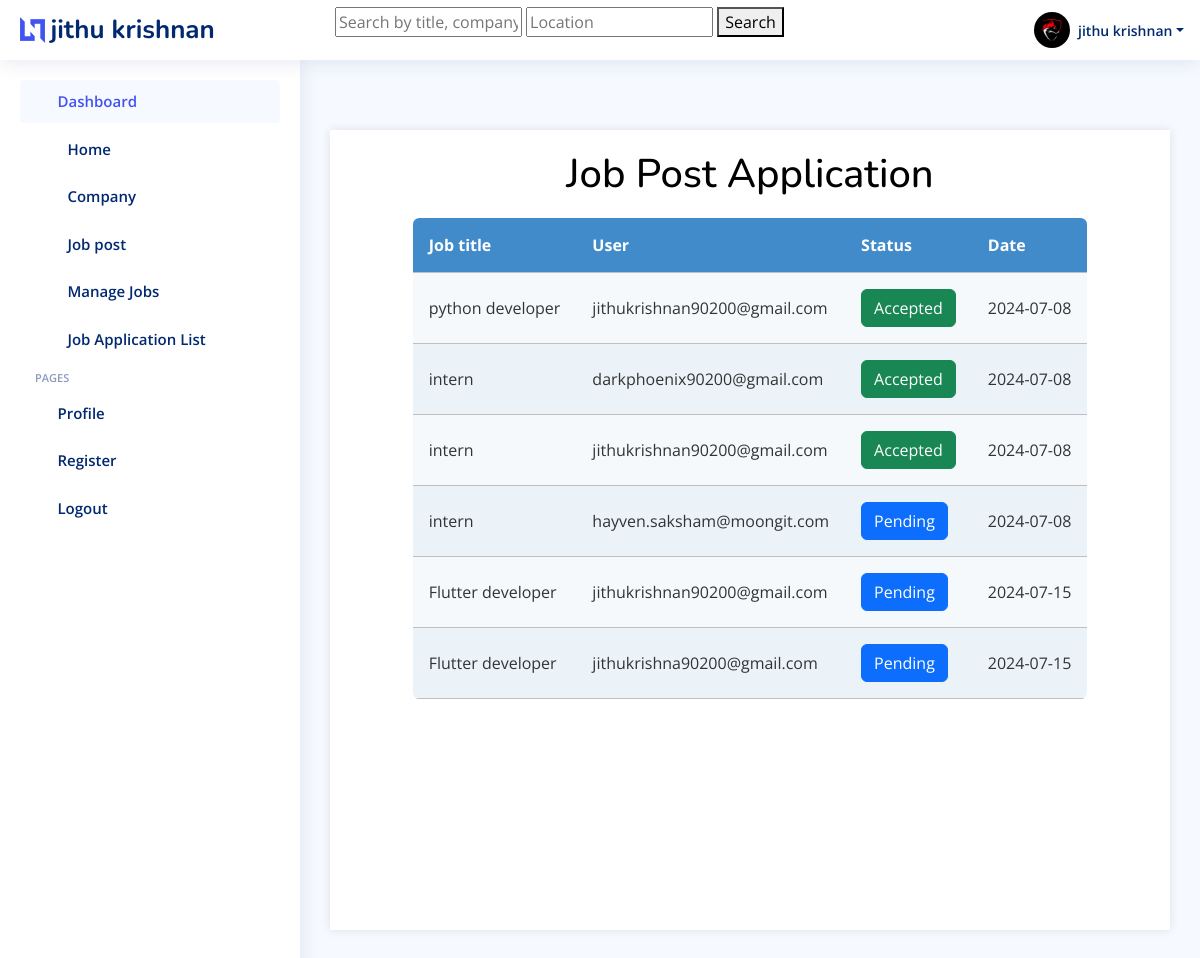
The page /job/job_application_list_stats (signed in) on the database its author committed.
### UserApplicant/models.py (models this page shows, shortened)
class User(AbstractUser):
    email = models.EmailField(unique=True)
    is_admin = models.BooleanField(default=False)
    is_employer=models.BooleanField(default=False)
    is_jobseeker=models.BooleanField(default=False)
    has_resume=models.BooleanField(default=False)
    has_company=models.BooleanField(default=False)
    is_verified =models.BooleanField(default=False)
    verification_token= models.CharField(max_length=64,unique=True,blank=True)
    is_blocked =models.BooleanField(default=False)

class Profile(models.Model):
    user =models.OneToOneField(User,on_delete=models.CASCADE)
    phone_number=models.CharField(max_length=15,blank=True, null=True)
    address=models.CharField(max_length=255,blank=True,null=True)
    profile_picture=models.ImageField(upload_to='profile_pictures/', blank=True,null=True)
    first_name=models.CharField(max_length=30,blank=True,null=True)
    last_name =models.CharField(max_length=30,blank=True,null=True)
    education=models.CharField(max_length=100,blank=True, null=True)
    gender=models.CharField(max_length=15,blank=True,null=True)
    date_of_birth =models.DateField(blank=True,null=True)
    about=models.TextField()
    job = models.CharField(max_length=50,blank=True,null=True)
    country=models.CharField(max_length=50,blank=True,null=True)
    skills= models.CharField(max_length=255, blank=True,null=True)
    x =models.URLField(max_length=255,blank=True,null=True)
    insta =models.URLField(max_length=255,blank=True,null=True)
    facebook=models.URLField(max_length=255,blank=True,null=True)
    linkedin =models.URLField(max_length=255,blank=True,null=True)

### Job/models.py (models this page shows, shortened)
class Apply_Job(models.Model):
    STATUS_CHOICES = [
        ('Pending', 'Pending'),
        ('Accepted', 'Accepted'),
        ('Rejected', 'Rejected'),
    ]
    user=models.ForeignKey(User,on_delete=models.CASCADE)
    job=models.ForeignKey(JobPost,on_delete=models.CASCADE)
    timestamp=models.DateTimeField(auto_now_add=True)
    status= models.CharField(max_length=10, choices=STATUS_CHOICES, default='Pending')

class JobPost(models.Model):
    EXPERIENCE_CHOICES = [
        ('0-1', '0-1 years'),
        ('1-3', '1-3 years'),
        ('3-5', '3-5 years'),
        ('5-10', '5-10 years'),
        ('10+', '10+ years'),
    ]
    JOB_TYPE_CHOICES = [
        ('Full-Time', 'Full-Time'),
        ('Part-Time', 'Part-Time'),
        ('Internship', 'Internship'),
    ]
    user=models.ForeignKey(User,on_delete=models.CASCADE)
    company=models.ForeignKey(Company,on_delete=models.CASCADE,default='Select Your Company')
    skills = models.ManyToManyField(Skills_job, blank=True)
    title=models.CharField(max_length=255,blank=True, null=True)
    education=models.ForeignKey(Education,on_delete=models.CASCADE, default='Highest Qualification')
    salary=models.ForeignKey(SalaryRange,on_delete=models.CASCADE, default='10000-20000')
    overview =models.TextField(max_length=255,blank=True,null=True)
    location=models.CharField(max_length=255,blank=True,null=True)
    job_type =models.CharField(max_length=10,choices=JOB_TYPE_CHOICES,null=True, default='Full-Time')
    experience= models.CharField(max_length=5,choices=EXPERIENCE_CHOICES,null=True)
    is_active= models.BooleanField(default=True)
    timestamp=models.DateTimeField(auto_now_add=True)

### Job/views.py (the view)
# urls.py: path('job_application_list_stats',views.JobApplicationListStatView.as_view(),name="job_application_list_stats"),
class JobApplicationListStatView(ListView):
    model=Apply_Job
    template_name = 'Job/Job_application_list_all.html'
    context_object_name="job_applications"
    def get_queryset(self):
        if self.request.user.is_authenticated and self.request.user.is_employer:
            return Apply_Job.objects.filter(job__user=self.request.user)
        else:
            return Apply_Job.objects.none()
    def dispatch(self, request, *args, **kwargs):
        if not request.user.is_authenticated or not request.user.is_employer:
            return HttpResponse("only for employer.")
        return super().dispatch(request, *args, **kwargs)

### templates/Job/Job_application_list_all.html (shortened to what this page needs)
{% extends 'Dashboard/Dashboard.html' %}
{% load widget_tweaks %}
{% load static %}
{% block header %}
{% if request.user.is_jobseeker%}
  <header id="header" class="header fixed-top d-flex align-items-center">
    <div class="d-flex align-items-center justify-content-between">
      <a href="index.html" class="logo d-flex align-items-center">
        <img src="{% static 'img/img/logo.png' %}" alt="">
        <span class="d-none d-lg-block">{{ request.user.jobseeker_profile.first_name }} {{ request.user.jobseeker_profile.last_name }}</span>
      </a>
      <i class="bi bi-list toggle-sidebar-btn"></i>
    </div>
<div class="search-bar">
  <form class="search-form d-flex align-items-center" method="POST" action="#">
    <input type="text" name="query" placeholder="Search" title="Enter search keyword">
    <button type="submit" title="Search"><i class="bi bi-search"></i></button>
  </form>
</div>
    <nav class="header-nav ms-auto">
      <ul class="d-flex align-items-center">
        <li class="nav-item d-block d-lg-none">
          <a class="nav-link nav-icon search-bar-toggle " href="#">
            <i class="bi bi-search"></i>
          </a>
        </li>
        <li class="nav-item dropdown pe-3">
          <a class="nav-link nav-profile d-flex align-items-center pe-0" href="#" data-bs-toggle="dropdown">
            {% if request.user.jobseeker_profile.profile_picture %}
                   <img src="{{ request.user.jobseeker_profile.profile_picture.url }}" alt="Profile" class="rounded-circle">
            {% else %}
                   <img src="{% static 'images/faces/face28.png' %}" alt="Default Profile Picture">
            {% endif %}
            <span class="d-none d-md-block dropdown-toggle ps-2">{{ request.user.jobseeker_profile.first_name }}
              {{ request.user.email}}
            </span>
          </a>
          <ul class="dropdown-menu dropdown-menu-end dropdown-menu-arrow profile">
            <li class="dropdown-header">
              <h6>{{ request.user.jobseeker_profile.first_name }} {{ request.user.jobseeker_profile.last_name }}</h6>
              <span>{{ request.user.jobseeker_profile.title}}</span>
            </li>
            <li>
              <hr class="dropdown-divider">
            </li>
            <li>
              <a class="dropdown-item d-flex align-items-center" href="{% url "update_profile_job" %}">
                <i class="bi bi-person"></i>
                <span>My Profile</span>
              </a>
            </li>
            <li>
              <hr class="dropdown-divider">
            </li>
            <li>
              <a class="dropdown-item d-flex align-items-center" href="{% url "update_profile_job" %}">
                <i class="bi bi-gear"></i>
                <span>Account Settings</span>
              </a>
            </li>
            <li>
              <hr class="dropdown-divider">
            </li>
            <li>
              <a class="dropdown-item d-flex align-items-center" href="pages-faq.html">
                <i class="bi bi-question-circle"></i>
                <span>Need Help?</span>
              </a>
            </li>
            <li>
              <hr class="dropdown-divider">
            </li>
            <li>
              <a class="dropdown-item d-flex align-items-center" href="{% url "logoutdone" %}">
                <i class="bi bi-box-arrow-right"></i>
                <span>Sign Out</span>
              </a>
            </li>
          </ul>
        </li>
      </ul>
    </nav>
  </header>
  {% elif request.user.is_employer %}
  <header id="header" class="header fixed-top d-flex align-items-center">
    <div class="d-flex align-items-center justify-content-between">
      <a href="index.html" class="logo d-flex align-items-center">
        <img src="{% static 'img/img/logo.png' %}" alt="">
        <span class="d-none d-lg-block">{{ request.user.profile.first_name }} {{ request.user.profile.last_name }}</span>
      </a>
      <i class="bi bi-list toggle-sidebar-btn"></i>
    </div>
{% block search %}
<form id="search-form" method="GET">
    <input type="text" id="search-input" name="search" placeholder="Search by title, company, or skills" value="{{ search_query }}">
    <input type="text" id="location-input" name="location" placeholder="Location" value="{{ location_query }}">
    <button type="submit">Search</button>
  </form>
{% endblock search %}
    <nav class="header-nav ms-auto">
      <ul class="d-flex align-items-center">
        <li class="nav-item dropdown pe-3">
          <a class="nav-link nav-profile d-flex align-items-center pe-0" href="#" data-bs-toggle="dropdown">
            {% if request.user.profile.profile_picture %}
                   <img src="{{ request.user.profile.profile_picture.url }}" alt="Profile" class="rounded-circle">
            {% else %}
                   <img src="{% static 'images/faces/face28.png' %}" alt="Default Profile Picture">
            {% endif %}
            <span class="d-none d-md-block dropdown-toggle ps-2">{{ request.user.profile.first_name }} {{ request.user.profile.last_name }}</span>
          </a>
        </li>
      </ul>
    </nav>
  </header>
  {% endif %}
  {% endblock header %}
{% block sidebar %}
 {% if request.user.is_jobseeker %}
 <aside id="sidebar" class="sidebar">
  <ul class="sidebar-nav" id="sidebar-nav">
    <li class="nav-item">
      <a class="nav-link " href="{% url "jobseeker_dash" %}">
        <i class="bi bi-grid"></i>
        <span>Dashboard</span>
      </a>
    </li>
    <li class="nav-item">
      <a class="nav-link collapsed"  href="{% url "jobseeker_dash" %}">
        <i class="bi bi-journal-text"></i> <i class=""></i><span>Home</span>
      </a>
    </li>
    <li class="nav-item">
      <a class="nav-link collapsed"  href="{% url "update_resume" %}">
        <i class="bi bi-journal-text"></i> <i class=""></i><span>Upload Resume</span>
      </a>
    </li>
      <li class="nav-item">
        <a class="nav-link collapsed"  href="{% url "seeker_view_all_jobs" %}">
          <i class="bi bi-layout-text-window-reverse"></i><i class=""></i><span>View All jobs</span>
        </a>
      </li>
      <li class="nav-item">
        <a class="nav-link collapsed"  href="{% url "applied_job" %}">
          <i class="bi bi-layout-text-window-reverse"></i><i class=""></i><span>Applied job</span>
        </a>
      </li>
      <li class="nav-item">
        <a class="nav-link collapsed"  href="{% url "status_track_seeker" %}">
          <i class="bi bi-layout-text-window-reverse"></i><i class=""></i><span>Status Tracker</span>
        </a>
      </li>
      <li class="nav-item">
        <a class="nav-link collapsed"  href="{% url "saved_list" %}">
          <i class="bi bi-layout-text-window-reverse"></i><i class=""></i><span>Saved jobs</span>
        </a>
      </li>
    <li class="nav-item">
    </li>
    <li class="nav-heading">Pages</li>
    <li class="nav-item">
      <a class="nav-link collapsed" href="{% url "update_profile_job" %}">
        <i class="bi bi-person"></i>
        <span>Profile</span>
      </a>
    </li>
    <li class="nav-item">
      <a class="nav-link collapsed" href="{% url "register_seeker" %}">
        <i class="bi bi-card-list"></i>
        <span>Register</span>
      </a>
    </li>
    <li class="nav-item">
      <a class="nav-link collapsed" href="{% url "logoutdone" %}">
        <i class="bi bi-box-arrow-in-right"></i>
        <span>Logout</span>
      </a>
    </li>
  </ul>
</aside>
{% elif request.user.is_employer %}
<aside id="sidebar" class="sidebar">
  <ul class="sidebar-nav" id="sidebar-nav">
    <li class="nav-item">
      <a class="nav-link " href="index.html">
        <i class="bi bi-grid"></i>
        <span>Dashboard</span>
      </a>
    </li>
    <li class="nav-item">
      <a class="nav-link collapsed"  href="{% url "jobseeker_dash" %}">
        <i class="bi bi-journal-text"></i> <span>Home</span>
      </a>
    </li>
    <li class="nav-item">
      <a class="nav-link collapsed"  href="{% url "update_company" %}">
        <i class="bi bi-journal-text"></i> <span>Company</span>
      </a>
    </li>
      <li class="nav-item">
        <a class="nav-link collapsed"  href="{% url "create_job_post" %}">
          <i class="bi bi-layout-text-window-reverse"></i><span>Job post</span>
        </a>
      </li>
      <li class="nav-item">
        <a class="nav-link collapsed"  href="{% url "manage_jobs" %}">
          <i class="bi bi-layout-text-window-reverse"></i><span>Manage Jobs</span>
        </a>
      </li>
      <li class="nav-item">
        <a class="nav-link collapsed"  href="{% url "job_application_list_stats" %}">
          <i class="bi bi-layout-text-window-reverse"></i><span>Job Application List</span>
        </a>
      </li>
    <li class="nav-heading">Pages</li>
    <li class="nav-item">
      <a class="nav-link collapsed" href="{% url "update_profile" %}">
        <i class="bi bi-person"></i>
        <span>Profile</span>
      </a>
    </li>
    <li class="nav-item">
      <a class="nav-link collapsed" href="{% url "register_employer" %}">
        <i class="bi bi-card-list"></i>
        <span>Register</span>
      </a>
    </li>
    <li class="nav-item">
      <a class="nav-link collapsed" href="{% url "logoutdone" %}">
        <i class="bi bi-box-arrow-in-right"></i>
        <span>Logout</span>
      </a>
    </li>
  </ul>
</aside>
{% endif %}
{% endblock sidebar %}
{% block main %}
<main id="main" class="main">
    <section class="section profile">
        <div class="ever">
            <h2 style="text-align: center; color: black; font-size: 40px;"> Job Post Application </h2>
            <div class="container">
                <table class="rwd-table">
                    <tbody id="job-table-body">
                        <tr>
                            <th>Job title</th>
                            <th>User</th>
                            <th>Status</th>
                            <th>Date</th>
                        </tr>
                        {% for job in job_applications %}
                        <tr >
                            <td data-th="Job title">{{ job.job.title }}</td>
                            <td data-th="Location">
                              {{ job.user }}
                            </td>
                            <td data-th="Job title">
                                {% if job.status == 'Pending' %}
                                <a href="{% url 'status_track_update_emp' job.id %}" class="btn btn-primary">{{ job.status }}</a>
                                {% elif job.status == 'Accepted' %}
                                <a href="{% url 'status_track_update_emp' job.id %}" class="btn btn-success">{{ job.status }}</a>
                                {% else %}
                                <a href="{% url 'status_track_update_emp' job.id %}" class="btn btn-danger">{{ job.status }}</a>
                                {% endif %}
                            </td>
                            <td data-th="Job title">{{ job.job.timestamp|date:"Y-m-d" }}</td>
                        </tr>
                        {% endfor %}
                    </tbody>
                </table>
            </div>
        </div>
    </section>
</main>
{% endblock main %}
{% block script %}
<link rel="stylesheet" href="https://ajax.googleapis.com/ajax/libs/jqueryui/1.12.1/themes/smoothness/jquery-ui.css">
{% endblock  %}

### rows shown on the page
User: user.profile.first_name "jithu", user.profile.last_name "krishnan", user.profile.profile_picture (picture)
Apply_Job: job "python developer", user "jithukrishnan90200@gmail.com", status "Accepted", job.timestamp "2024-07-08"
Apply_Job: job "intern", user "darkphoenix90200@gmail.com", status "Accepted", job.timestamp "2024-07-08"
Apply_Job: job "intern", user "jithukrishnan90200@gmail.com", status "Accepted", job.timestamp "2024-07-08"
Apply_Job: job "intern", user "hayven.saksham@moongit.com", status "Pending", job.timestamp "2024-07-08"
Apply_Job: job "Flutter developer", user "jithukrishnan90200@gmail.com", status "Pending", job.timestamp "2024-07-15"
Apply_Job: job "Flutter developer", user "jithukrishna90200@gmail.com", status "Pending", job.timestamp "2024-07-15"
